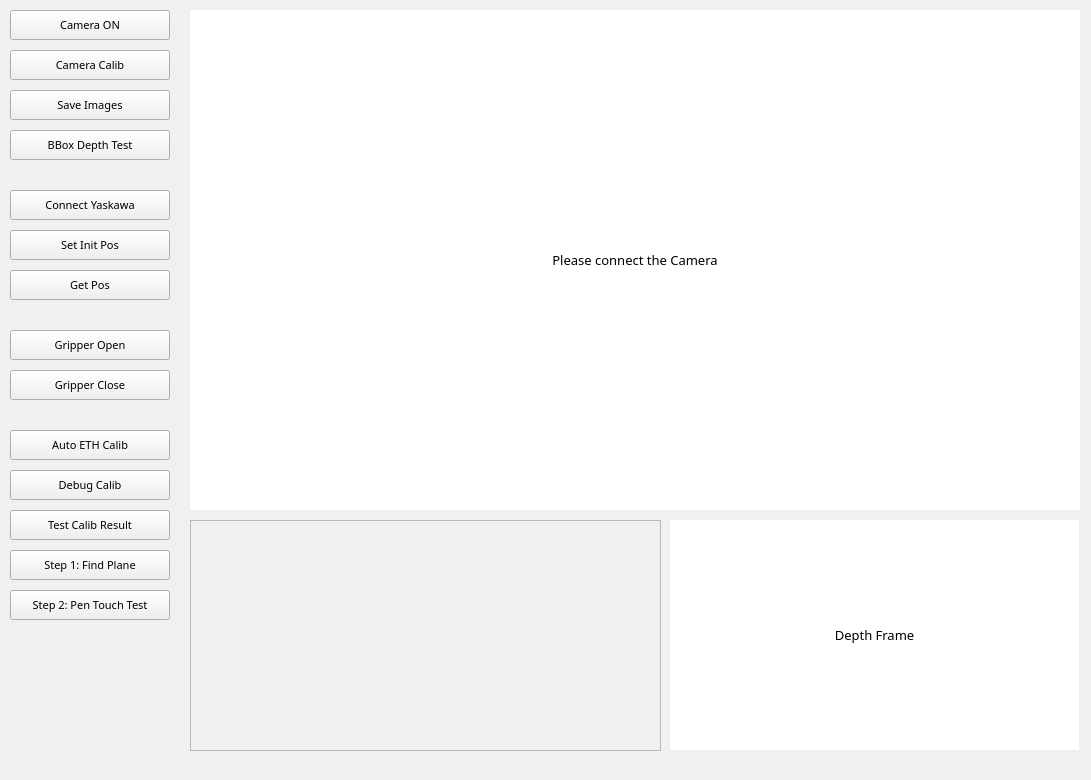
<?xml version="1.0" encoding="UTF-8"?>
<ui version="4.0">
 <class>MainWindow</class>
 <widget class="QMainWindow" name="MainWindow">
  <property name="windowModality">
   <enum>Qt::WindowModal</enum>
  </property>
  <property name="geometry">
   <rect>
    <x>0</x>
    <y>0</y>
    <width>1091</width>
    <height>780</height>
   </rect>
  </property>
  <property name="minimumSize">
   <size>
    <width>830</width>
    <height>586</height>
   </size>
  </property>
  <property name="font">
   <font>
    <family>Adobe Devanagari</family>
    <pointsize>10</pointsize>
   </font>
  </property>
  <property name="windowTitle">
   <string>MainWindow</string>
  </property>
  <property name="accessibleName">
   <string/>
  </property>
  <property name="styleSheet">
   <string notr="true">background:rgb(240, 240, 240)</string>
  </property>
  <property name="inputMethodHints">
   <set>Qt::ImhNone</set>
  </property>
  <widget class="QWidget" name="centralwidget">
   <property name="enabled">
    <bool>true</bool>
   </property>
   <property name="minimumSize">
    <size>
     <width>830</width>
     <height>564</height>
    </size>
   </property>
   <widget class="QPushButton" name="ConnectRobtoArm">
    <property name="geometry">
     <rect>
      <x>10</x>
      <y>190</y>
      <width>160</width>
      <height>30</height>
     </rect>
    </property>
    <property name="font">
     <font>
      <family>Sans Serif</family>
      <pointsize>8</pointsize>
     </font>
    </property>
    <property name="text">
     <string>Connect Yaskawa</string>
    </property>
   </widget>
   <widget class="QPushButton" name="GripperClose">
    <property name="geometry">
     <rect>
      <x>10</x>
      <y>370</y>
      <width>160</width>
      <height>30</height>
     </rect>
    </property>
    <property name="font">
     <font>
      <family>Sans Serif</family>
      <pointsize>8</pointsize>
     </font>
    </property>
    <property name="text">
     <string>Gripper Close</string>
    </property>
   </widget>
   <widget class="QPushButton" name="CameraOn">
    <property name="geometry">
     <rect>
      <x>10</x>
      <y>10</y>
      <width>160</width>
      <height>30</height>
     </rect>
    </property>
    <property name="font">
     <font>
      <family>Sans Serif</family>
      <pointsize>8</pointsize>
     </font>
    </property>
    <property name="text">
     <string>Camera ON</string>
    </property>
   </widget>
   <widget class="QPushButton" name="GripperOpen">
    <property name="geometry">
     <rect>
      <x>10</x>
      <y>330</y>
      <width>160</width>
      <height>30</height>
     </rect>
    </property>
    <property name="font">
     <font>
      <family>Sans Serif</family>
      <pointsize>8</pointsize>
     </font>
    </property>
    <property name="text">
     <string>Gripper Open</string>
    </property>
   </widget>
   <widget class="QPushButton" name="CameraCalibration">
    <property name="geometry">
     <rect>
      <x>10</x>
      <y>50</y>
      <width>160</width>
      <height>30</height>
     </rect>
    </property>
    <property name="font">
     <font>
      <family>Sans Serif</family>
      <pointsize>8</pointsize>
     </font>
    </property>
    <property name="text">
     <string>Camera Calib</string>
    </property>
   </widget>
   <widget class="QPushButton" name="SaveImages">
    <property name="geometry">
     <rect>
      <x>10</x>
      <y>90</y>
      <width>160</width>
      <height>30</height>
     </rect>
    </property>
    <property name="font">
     <font>
      <family>Sans Serif</family>
      <pointsize>8</pointsize>
     </font>
    </property>
    <property name="text">
     <string>Save Images</string>
    </property>
   </widget>
   <widget class="QPushButton" name="SetInitPos">
    <property name="geometry">
     <rect>
      <x>10</x>
      <y>230</y>
      <width>160</width>
      <height>30</height>
     </rect>
    </property>
    <property name="font">
     <font>
      <family>Sans Serif</family>
      <pointsize>8</pointsize>
     </font>
    </property>
    <property name="text">
     <string>Set Init Pos</string>
    </property>
   </widget>
   <widget class="QPushButton" name="DebugCalib">
    <property name="geometry">
     <rect>
      <x>10</x>
      <y>470</y>
      <width>160</width>
      <height>30</height>
     </rect>
    </property>
    <property name="font">
     <font>
      <family>Sans Serif</family>
      <pointsize>8</pointsize>
     </font>
    </property>
    <property name="text">
     <string>Debug Calib</string>
    </property>
   </widget>
   <widget class="QPushButton" name="TestCalibration">
    <property name="geometry">
     <rect>
      <x>10</x>
      <y>510</y>
      <width>160</width>
      <height>30</height>
     </rect>
    </property>
    <property name="font">
     <font>
      <family>Sans Serif</family>
      <pointsize>8</pointsize>
     </font>
    </property>
    <property name="text">
     <string>Test Calib Result</string>
    </property>
   </widget>
   <widget class="QPushButton" name="AutoETHCalib">
    <property name="geometry">
     <rect>
      <x>10</x>
      <y>430</y>
      <width>160</width>
      <height>30</height>
     </rect>
    </property>
    <property name="font">
     <font>
      <family>Sans Serif</family>
      <pointsize>8</pointsize>
     </font>
    </property>
    <property name="text">
     <string>Auto ETH Calib</string>
    </property>
   </widget>
   <widget class="QPushButton" name="GetPos">
    <property name="geometry">
     <rect>
      <x>10</x>
      <y>270</y>
      <width>160</width>
      <height>30</height>
     </rect>
    </property>
    <property name="font">
     <font>
      <family>Sans Serif</family>
      <pointsize>8</pointsize>
     </font>
    </property>
    <property name="text">
     <string>Get Pos</string>
    </property>
   </widget>
   <widget class="QLabel" name="RGBFrame">
    <property name="geometry">
     <rect>
      <x>190</x>
      <y>10</y>
      <width>890</width>
      <height>500</height>
     </rect>
    </property>
    <property name="font">
     <font>
      <family>Sans Serif</family>
      <pointsize>10</pointsize>
     </font>
    </property>
    <property name="styleSheet">
     <string notr="true">background:rgb(255,255,255)</string>
    </property>
    <property name="text">
     <string>Please connect the Camera</string>
    </property>
    <property name="alignment">
     <set>Qt::AlignCenter</set>
    </property>
    <property name="margin">
     <number>0</number>
    </property>
   </widget>
   <widget class="QLabel" name="DepthFrame">
    <property name="geometry">
     <rect>
      <x>670</x>
      <y>520</y>
      <width>409</width>
      <height>230</height>
     </rect>
    </property>
    <property name="font">
     <font>
      <family>Sans Serif</family>
      <pointsize>10</pointsize>
     </font>
    </property>
    <property name="styleSheet">
     <string notr="true">background:rgb(255,255,255)</string>
    </property>
    <property name="text">
     <string>Depth Frame</string>
    </property>
    <property name="alignment">
     <set>Qt::AlignCenter</set>
    </property>
    <property name="margin">
     <number>0</number>
    </property>
   </widget>
   <widget class="QTextEdit" name="OutPut">
    <property name="geometry">
     <rect>
      <x>190</x>
      <y>520</y>
      <width>471</width>
      <height>231</height>
     </rect>
    </property>
    <property name="font">
     <font>
      <pointsize>8</pointsize>
     </font>
    </property>
    <property name="html">
     <string>&lt;!DOCTYPE HTML PUBLIC &quot;-//W3C//DTD HTML 4.0//EN&quot; &quot;http://www.w3.org/TR/REC-html40/strict.dtd&quot;&gt;
&lt;html&gt;&lt;head&gt;&lt;meta name=&quot;qrichtext&quot; content=&quot;1&quot; /&gt;&lt;style type=&quot;text/css&quot;&gt;
p, li { white-space: pre-wrap; }
&lt;/style&gt;&lt;/head&gt;&lt;body style=&quot; font-family:'Sans Serif'; font-size:8pt; font-weight:400; font-style:normal;&quot;&gt;
&lt;p style=&quot;-qt-paragraph-type:empty; margin-top:0px; margin-bottom:0px; margin-left:0px; margin-right:0px; -qt-block-indent:0; text-indent:0px; font-size:9pt;&quot;&gt;&lt;br /&gt;&lt;/p&gt;&lt;/body&gt;&lt;/html&gt;</string>
    </property>
   </widget>
   <widget class="QPushButton" name="PenTouchTest">
    <property name="geometry">
     <rect>
      <x>10</x>
      <y>590</y>
      <width>160</width>
      <height>30</height>
     </rect>
    </property>
    <property name="font">
     <font>
      <family>Sans Serif</family>
      <pointsize>8</pointsize>
     </font>
    </property>
    <property name="text">
     <string>Step 2: Pen Touch Test</string>
    </property>
   </widget>
   <widget class="QPushButton" name="FindPlane">
    <property name="geometry">
     <rect>
      <x>10</x>
      <y>550</y>
      <width>160</width>
      <height>30</height>
     </rect>
    </property>
    <property name="font">
     <font>
      <family>Sans Serif</family>
      <pointsize>8</pointsize>
     </font>
    </property>
    <property name="text">
     <string>Step 1: Find Plane</string>
    </property>
   </widget>
   <widget class="QPushButton" name="DepthTest">
    <property name="geometry">
     <rect>
      <x>10</x>
      <y>130</y>
      <width>160</width>
      <height>30</height>
     </rect>
    </property>
    <property name="font">
     <font>
      <family>Sans Serif</family>
      <pointsize>8</pointsize>
     </font>
    </property>
    <property name="text">
     <string>BBox Depth Test</string>
    </property>
   </widget>
  </widget>
  <widget class="QStatusBar" name="statusBar"/>
 </widget>
 <resources/>
 <connections/>
</ui>
